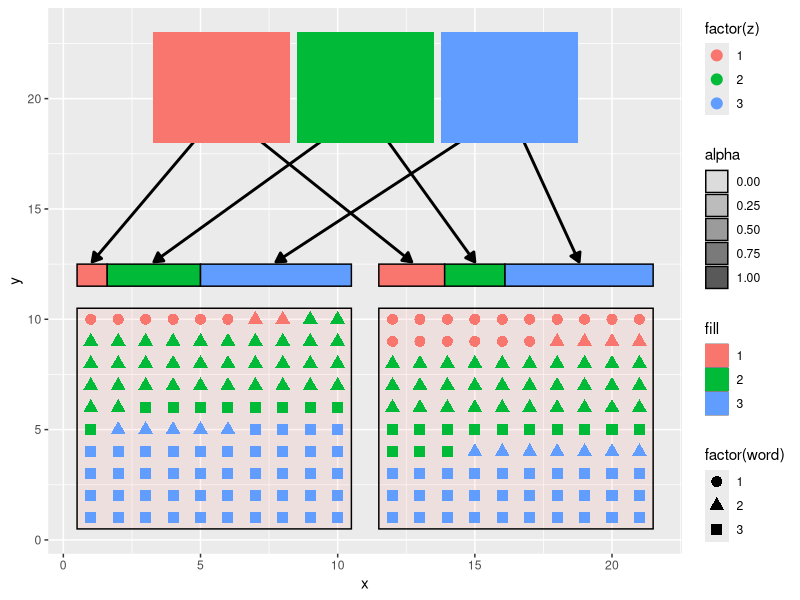
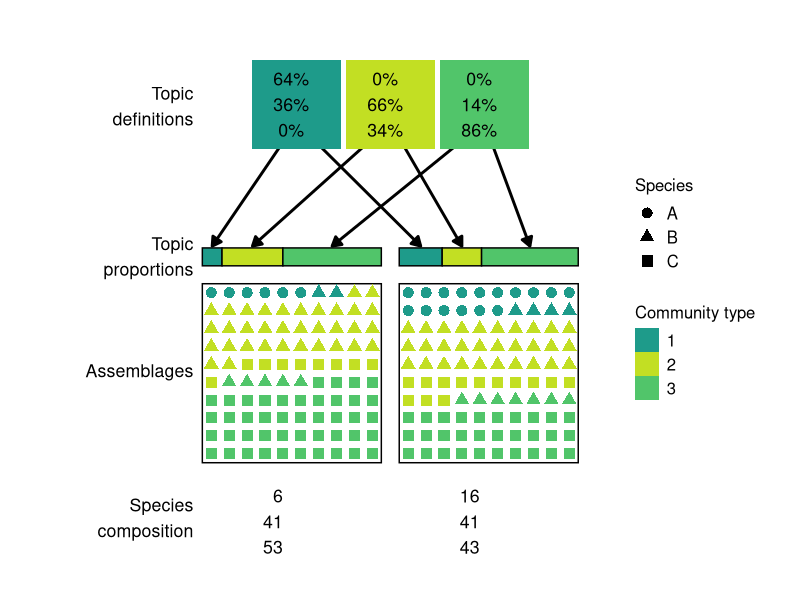
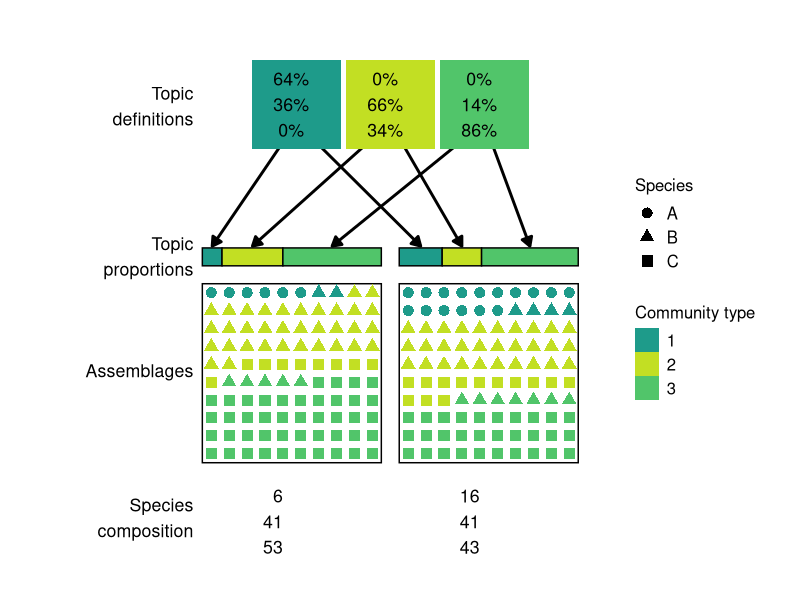

Write the R code that produced these figures, in order.
library(tidyverse)
library(ggplot2)

N = 10^2
N_topics = 3
N_docs = 2
N_species = 3
alpha = 2
alpha_beta = .2

# From the 4-class PuOr palette on Colorbrewer2.org
colors = c('#e66101','#fdb863','#b2abd2','#5e3c99')[c(3, 1, 2)]
colors = viridis::viridis(12)[c(7, 11, 9)]


set.seed(21)
beta = matrix(c(0.64, 0.36, 0, 
                0, 0.66, 0.34, 
                0, .14, .86),
              N_topics, N_species, byrow = TRUE)

set.seed(1)
thetas = list(c(.11, .45, .44),
              c(.24, .46, .30))

zs = thetas %>% 
  map(~sample.int(n = N_topics, size = N, prob = .x, replace = TRUE))


pick_species = function(z){
  map_dbl(z, ~sample.int(n = N_species, size = 1, prob = beta[.x, ]))
}

assemblages = map(zs, pick_species)

get_xmin = function(doc){
  (doc - 1) * (sqrt(N) + 1)
}

labels = round(beta * 100) %>% 
  apply(1, list) %>% 
  flatten() %>% 
  map(~paste(.x, "%  ", sep = "")) %>% 
  map(paste, collapse = "\n") %>% 
  flatten_chr()

output = transpose(.l = list(doc = 1:N_docs,
                             z = zs, 
                             word = assemblages)) %>% 
  map(as_data_frame) %>% 
  bind_rows() %>% 
  arrange(doc, z, word) %>% 
  group_by(doc) %>% 
  mutate(x = get_xmin(doc) + rep(1:sqrt(N), sqrt(N)), 
         y = rep(sqrt(N):1, each = sqrt(N)))

rects = data_frame(
  xmin = get_xmin(seq_len(N_docs)) + .5,
  xmax = get_xmin(seq_len(N_docs)) + sqrt(N) + .5,
  ymin = rep(.5, 2),
  ymax = rep(.5 + sqrt(N), 2),
  fill = factor(1, levels = 1:N_topics),
  alpha = 0)

proportion_rects = lapply(1:N_docs,
                          function(i) {
                            data_frame(xmin = rects$xmin[i] + 
                                         c(0, thetas[[i]][-N_topics]) * sqrt(N),
                                       xmax = c(xmin[-1], rects$xmax[[i]]),
                                       ymin = sqrt(N) + 1.5,
                                       ymax = sqrt(N) + 2.5,
                                       fill = factor(1:N_topics),
                                       alpha = 1)
                          }) %>% 
  bind_rows()


topic_positions = seq(min(rects$xmin), max(rects$xmax), length = N_topics + 2)
topic_positions = topic_positions[-c(1, length(topic_positions))]


arrows = data_frame(
  x = rep(topic_positions, times = N_docs),
  y = max(proportion_rects$ymax) + 7,
  xend = (proportion_rects$xmin + proportion_rects$xmax) / 2,
  yend = .1 + max(proportion_rects$ymax),
  size = 1
)



counts = output %>% 
  group_by(doc, word) %>% 
  summarize(n = n()) %>% 
  group_by(doc) %>% 
  summarize(counts = paste0(n, collapse = "\n"))

left_labels = tribble(
  ~label,                  ~y,
  "Topic\ndefinitions",    max(arrows$y) + 2,
  "Topic\nproportions",    min(arrows$yend) + 0.5,
  "Assemblages",           sqrt(N)/2 + 1,
  "Species\ncomposition",   -1.5
)


basic_plot = ggplot() +
  geom_segment(data = arrows, 
               aes(x = x, y = y, xend = xend, yend = yend), 
               arrow = arrow(type = "closed", length = unit(.1, "inches")),
               size = 1) + 
  geom_rect(data = bind_rows(rects, proportion_rects), 
            aes(xmin = xmin, xmax = xmax, 
                ymin = ymin, ymax = ymax, fill = fill, alpha = alpha),
            color = "black") + 
  geom_tile(data = arrows[1:N_topics, ], 
            aes(x = x, y = y + 1, height = sqrt(N) / 2, width = sqrt(N) / 2, 
                fill = factor(1:N_topics))) +
  geom_point(data = output, 
             aes(x = x,
                 y = y, 
                 color = factor(z), 
                 shape = factor(word)), 
             size = 3.4)
basic_plot

styled_plot = basic_plot + 
  scale_shape_discrete("Species", labels = LETTERS[1:N_species]) + 
  scale_color_manual(values = colors, guide = FALSE) +
  scale_alpha_continuous(range = c(0, 1), guide = FALSE) +
  scale_fill_manual("Community type", values = colors) +
  theme(axis.text = element_blank(), axis.ticks = element_blank(), 
        panel.background = element_blank()) +
  coord_equal(xlim = c(-6, (sqrt(N) + 1) * N_docs),
              ylim = c(-4, max(arrows$y) + sqrt(N) / 2)) + 
  xlab("") +
  ylab("") +
  theme(legend.title = element_text(size = 12), 
        legend.text = element_text(size = 12))

final_plot = styled_plot + 
  geom_text(data = arrows[1:N_topics, ], 
            aes(x = x, y = y + 1, label = labels),
            size = 4.5) + 
  geom_text(data = left_labels, aes(x = 0, y = y, label = label), 
            size = 4.5, hjust = "right", vjust = "top") + 
  geom_text(aes(x = sqrt(N) * seq(0.5, N_docs - .5) + seq_len(N_docs) - 1, 
                y = -1, label = counts$counts), 
            size = 4.5, vjust = 1, hjust = 1)


final_plot
ggsave("explanatory.pdf", width = 7, height = 7)
